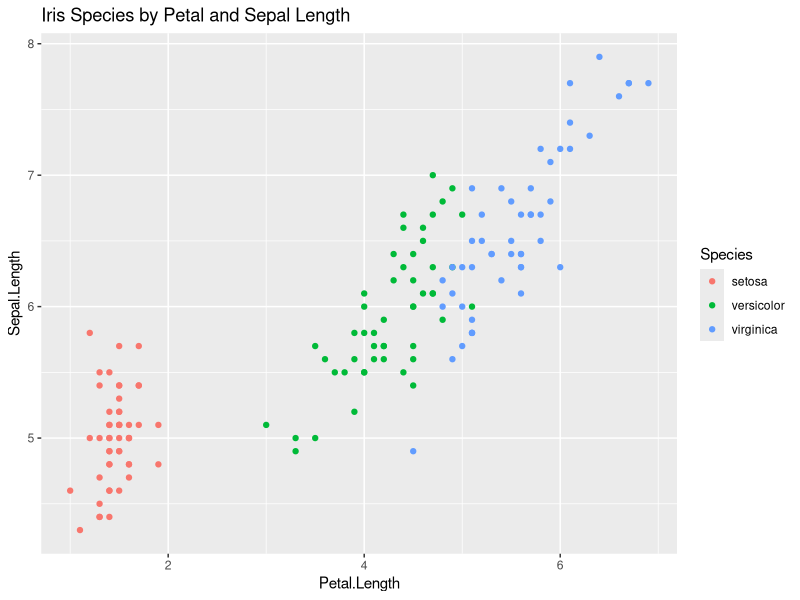
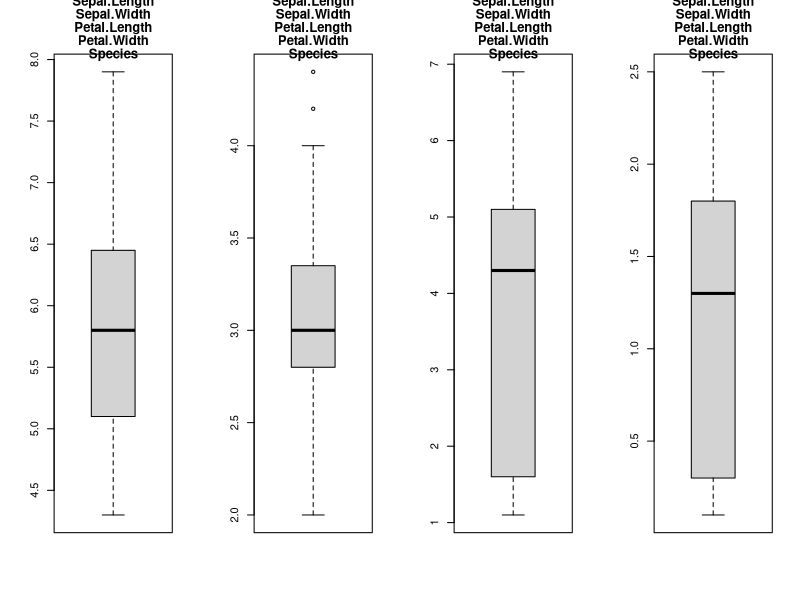
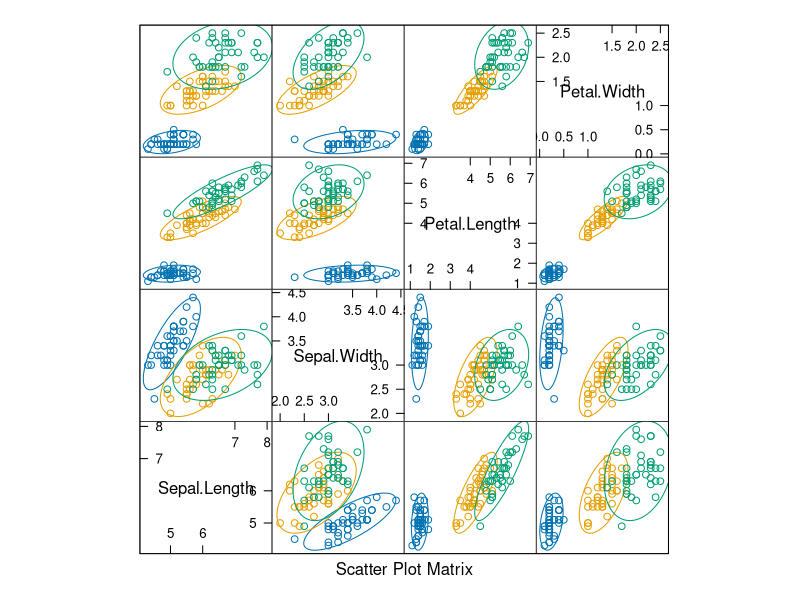
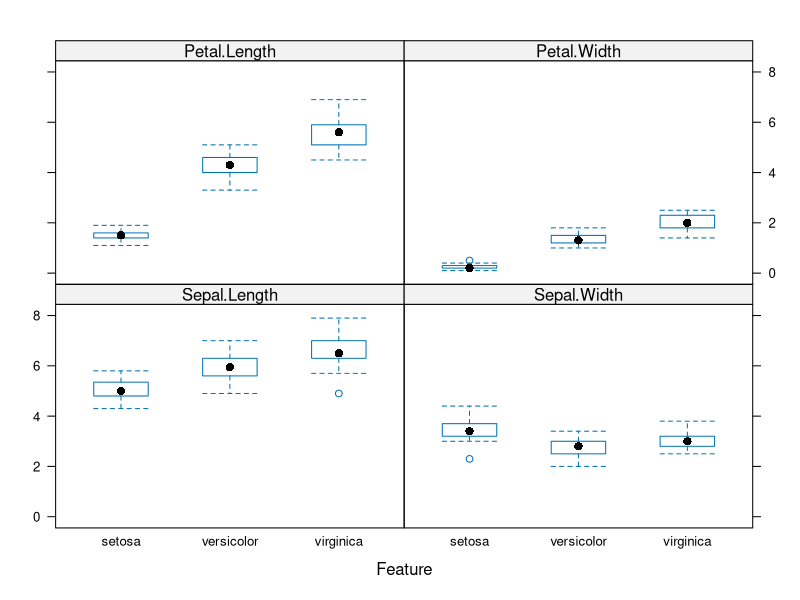
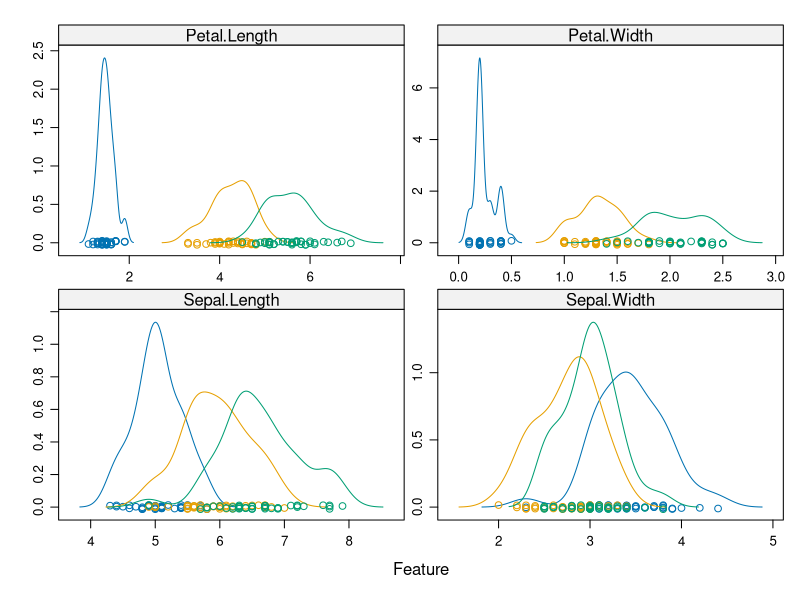
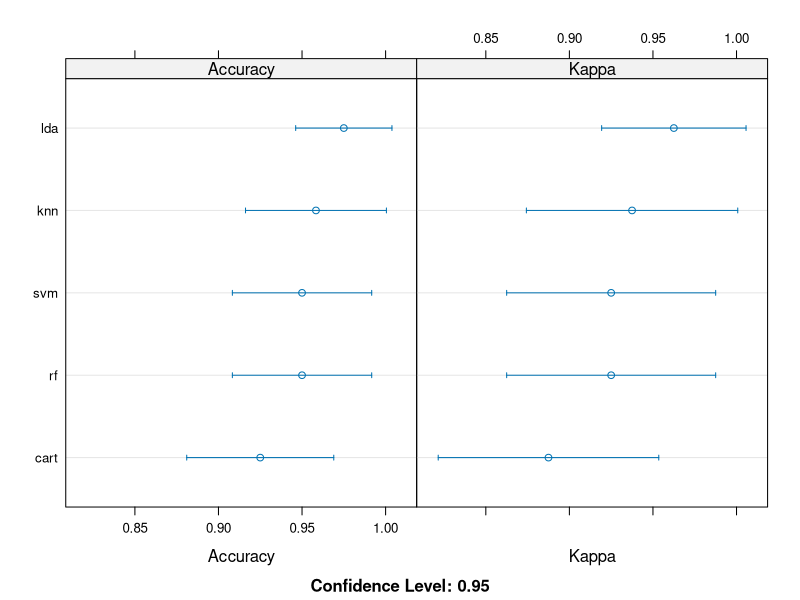

Recreate these plots in R, in order.
library(ggplot2)
data("iris")

ggplot(iris, aes(
  x=Petal.Length,
  y=Sepal.Length,
  colour=Species))+
geom_point()+
ggtitle("Iris Species by Petal and Sepal Length")

sapply(iris, class)

View(iris)

head(iris)

levels(iris$Species)

#percentage of species
percentage<-prop.table(table(iris$Species))*100
cbind(freq=table(iris$Species), percentage=percentage)

summary(iris)

library(caret)
dataset<-iris

#80% train data
validation_index<-createDataPartition(dataset$Species, p=0.8, list = FALSE)
validation_index

#20% validation data
validation<-dataset[-validation_index,]
validation

#80% for training and test model
dataset<-dataset[validation_index,]

#accomodate numeric data type / column 1-4
x<-dataset[,1:4]
par(mfrow=c(1,4))
for(i in 1:4) {
  boxplot(x[,i], main=names(iris))[i]}

#accomodate the column 5 / species
y<-dataset[,5]

library(ellipse)

featurePlot(x=x, y=y, plot = "ellipse")

featurePlot(x=x, y=y, plot = "box")

scales<-list(x=list(relation="free"), y=list(relation="free"))
featurePlot(x=x, y=y, plot="density", scales=scales)

#estimate the accuracy with 10-fold crossvalidation
control<- trainControl(method="cv", number=10)
metric<-"Accuracy"

#LDA algorithm
set.seed(7)
fit.lda<-train(Species~., data=dataset, method="lda", metric=metric, trControl=control)

##CART algorithm
set.seed(7)
fit.cart<-train(Species~., data=dataset, method="rpart", metric=metric, trControl=control)

#kNN algorithm
set.seed(7)
fit.knn<-train(Species~., data=dataset, method="knn", metric=metric, trControl=control)

#SVM algorithm
set.seed(7)
fit.svm<-train(Species~., data=dataset, method="svmRadial", metric=metric, trControl=control)

#Random Forest Algorithm
set.seed(7)
fit.rf<-train(Species~., data=dataset, method="rf", metric=metric, trControl=control)


results<-resamples(list(lda=fit.lda, cart=fit.cart, knn=fit.knn, svm=fit.svm, rf=fit.rf))
summary(results)

dotplot(results)

print(fit.lda)
print(fit.knn)
print(fit.cart)
print(fit.rf)
print(fit.svm)

predictions<-predict(fit.lda, validation)
confusionMatrix(predictions, validation$Species)
